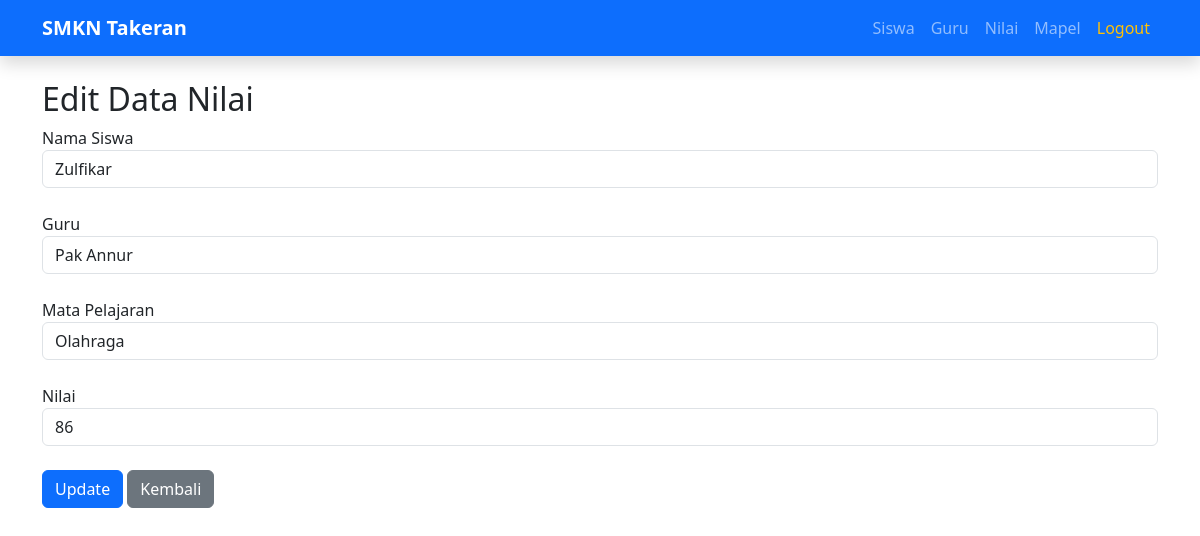
The page /nilai/edit.php?id_nilai=19 on the database its author committed.
### tables this page shows
CREATE TABLE `nilai` (
  `id_nilai` int(11) NOT NULL,
  `nis` varchar(20) NOT NULL,
  `id_mapel` int(11) NOT NULL,
  `nip` varchar(20) NOT NULL,
  `nilai` int(11) NOT NULL
);

CREATE TABLE `siswa` (
  `nis` varchar(12) NOT NULL,
  `nama` varchar(50) NOT NULL,
  `alamat` varchar(75) NOT NULL
);

CREATE TABLE `guru` (
  `nip` varchar(12) NOT NULL,
  `nama` varchar(50) NOT NULL,
  `alamat` varchar(50) NOT NULL
);

CREATE TABLE `mapel` (
  `id_mapel` int(11) NOT NULL,
  `mapel` varchar(50) NOT NULL
);

### nilai/edit.php (the view, shortened to what this page needs)
<?php
include "koneksi.php";
$id_nilai = $_GET['id_nilai'];
$query = mysqli_query($koneksi, "SELECT * FROM nilai WHERE id_nilai='$id_nilai'");
$edit = mysqli_fetch_array($query);
?>
<!DOCTYPE html>
<html>
<head>
    <link href="https://cdn.jsdelivr.net/npm/bootstrap@5.3.8/dist/css/bootstrap.min.css" rel="stylesheet">
</head>
<body>
<div class="container mt-4">
    <h2>Edit Data Nilai</h2>
    <form action="update.php" method="post">
        <label>Nama Siswa</label>
        <select name="nis" class="form-control">
            <?php
            $query = mysqli_query($koneksi,"SELECT * FROM siswa");
            while($data=mysqli_fetch_array($query)){
            ?>
                <option value="<?php echo $data['nis']; ?>"
                <?php if($data['nis']==$edit['nis']) echo "selected"; ?>>
                    <?php echo $data['nama']; ?>
                </option>
            <?php } ?>
        </select><br>
        <label>Guru</label>
        <select name="nip" class="form-control">
            <?php
            $query = mysqli_query($koneksi,"SELECT * FROM guru");
            while($data=mysqli_fetch_array($query)){
            ?>
                <option value="<?php echo $data['nip']; ?>"
                <?php if($data['nip']==$edit['nip']) echo "selected"; ?>>
                    <?php echo $data['nama']; ?>
                </option>
            <?php } ?>
        </select><br>
        <label>Mata Pelajaran</label>
        <select name="id_mapel" class="form-control">
            <?php
            $query = mysqli_query($koneksi,"SELECT * FROM mapel");
            while($data=mysqli_fetch_array($query)){
            ?>
                <option value="<?php echo $data['id_mapel']; ?>"
                <?php if($data['id_mapel']==$edit['id_mapel']) echo "selected"; ?>>
                    <?php echo $data['mapel']; ?>
                </option>
            <?php } ?>
        </select><br>
        <label>Nilai</label>
        <input type="text" name="nilai" class="form-control"
        value="<?php echo $edit['nilai']; ?>"><br>
        <button type="submit" class="btn btn-primary">
            Update
        </button>
        <a href="index.php" class="btn btn-secondary">
            Kembali
        </a>
    </form>
</div>
</body>
</html>

### rows shown on the page
nilai: nis "Zulfikar", nip "Pak Annur", id_mapel "Olahraga", nilai "86"
